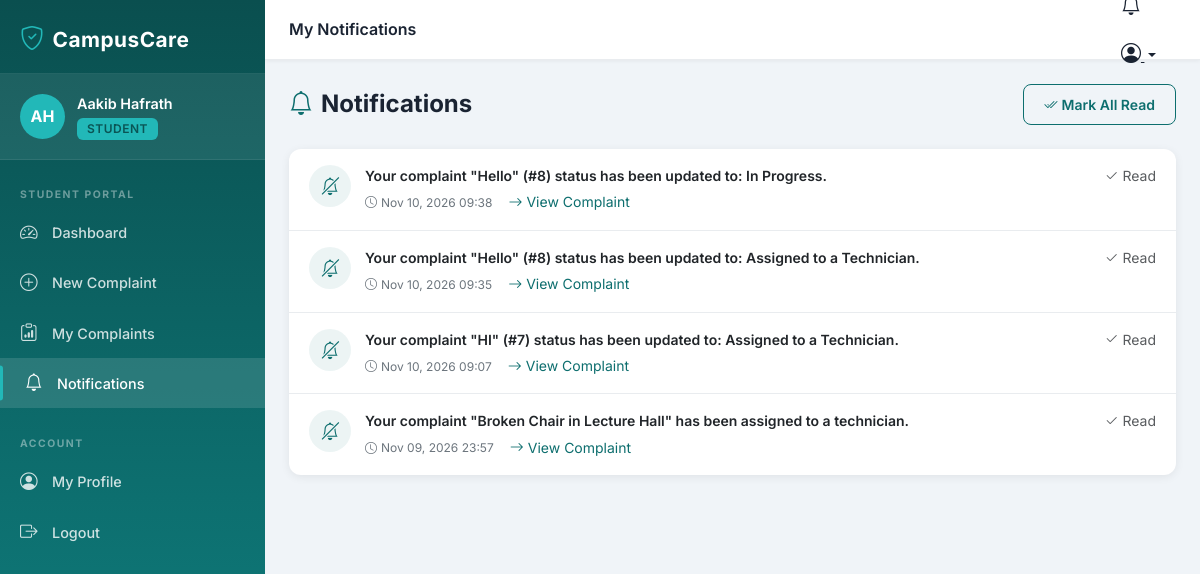
Page /notifications/ (signed in) on the committed database.
### accounts/models.py (models this page shows, shortened)
class User(AbstractUser):
    ROLE_STUDENT = 'student'
    ROLE_ADMIN = 'administrator'
    ROLE_TECHNICIAN = 'technician'
    ROLE_CHOICES = [
        (ROLE_STUDENT, 'Student'),
        (ROLE_ADMIN, 'Administrator'),
        (ROLE_TECHNICIAN, 'Technician'),
    ]
    role = models.CharField(
        max_length=20,
        choices=ROLE_CHOICES,
        default=ROLE_STUDENT
    )
    phone_number = models.CharField(max_length=20, blank=True)
    student_id = models.CharField(max_length=50, blank=True)
    department = models.CharField(max_length=100, blank=True)
    profile_picture = models.ImageField(
        upload_to='profile_pictures/', null=True, blank=True
    )
    created_at = models.DateTimeField(auto_now_add=True)
    updated_at = models.DateTimeField(auto_now=True)
    class Meta:
        db_table = 'accounts_user'
        verbose_name = 'User'
        verbose_name_plural = 'Users'
    @property
    def is_student(self):
        return self.role == self.ROLE_STUDENT
    @property
    def is_administrator(self):
        return self.role == self.ROLE_ADMIN
    @property
    def is_technician(self):
        return self.role == self.ROLE_TECHNICIAN
    def get_role_display_name(self):
        return dict(self.ROLE_CHOICES).get(self.role, 'Unknown')

### notifications/models.py (models this page shows, shortened)
class Notification(models.Model):
    NOTIFICATION_TYPES = [
        ('status_change', 'Status Change'),
        ('assignment', 'Assignment'),
        ('general', 'General'),
    ]
    recipient = models.ForeignKey(
        settings.AUTH_USER_MODEL,
        on_delete=models.CASCADE,
        related_name='notifications'
    )
    complaint = models.ForeignKey(
        'complaints.Complaint',
        on_delete=models.CASCADE,
        related_name='notifications',
        null=True,
        blank=True
    )
    message = models.TextField()
    notification_type = models.CharField(
        max_length=30,
        choices=NOTIFICATION_TYPES,
        default='status_change'
    )
    is_read = models.BooleanField(default=False)
    created_at = models.DateTimeField(auto_now_add=True)
    class Meta:
        db_table = 'notifications_notification'
        ordering = ['-created_at']
        verbose_name = 'Notification'
        verbose_name_plural = 'Notifications'

### notifications/views.py (the view)
# urls.py: path('', views.notification_list, name='list'),
@login_required
def notification_list(request):
    notifications = Notification.objects.filter(
        recipient=request.user
    ).select_related('complaint').order_by('-created_at')
    return render(request, 'notifications/list.html', {
        'notifications': notifications,
        'page_title': 'My Notifications',
    })

### notifications/context_processors.py (called while the page is built)
def unread_notifications_count(request):
    if request.user.is_authenticated:
        from .models import Notification
        count = Notification.objects.filter(
            recipient=request.user,
            is_read=False
        ).count()
        return {'unread_notifications_count': count}
    return {'unread_notifications_count': 0}

### templates/notifications/list.html (shortened to what this page needs)
{% extends 'base.html' %}
{% block nav_notifications %}active{% endblock %}
{% block content %}
<div class="page-header">
  <div class="page-header-title">
    <i class="bi bi-bell me-2 text-primary"></i>Notifications
  </div>
  {% if notifications %}
  <form method="post" action="{% url 'notifications:mark_all_read' %}">
    <button type="submit" class="btn btn-outline-primary btn-sm">
      <i class="bi bi-check2-all me-1"></i>Mark All Read
    </button>
  </form>
  {% endif %}
</div>
<div class="card">
  {% if notifications %}
    {% for notif in notifications %}
    <div class="notification-item {% if not notif.is_read %}unread{% endif %}">
      <div class="notif-icon">
        <i class="bi bi-bell{% if notif.is_read %}-slash{% endif %}"></i>
      </div>
      <div class="flex-grow-1">
        <div class="fw-semibold small">{{ notif.message }}</div>
        <div class="d-flex align-items-center gap-3 mt-1">
          <div class="notif-time"><i class="bi bi-clock me-1"></i>{{ notif.created_at|date:"M d, Y H:i" }}</div>
          {% if notif.complaint %}
          <a href="{% url 'complaints:complaint_detail' notif.complaint.pk %}" class="text-primary small text-decoration-none">
            <i class="bi bi-arrow-right me-1"></i>View Complaint
          </a>
          {% endif %}
        </div>
      </div>
      <div class="d-flex flex-column align-items-end gap-2">
        {% if not notif.is_read %}
          <a href="{% url 'notifications:mark_read' notif.pk %}" class="btn btn-sm btn-outline-primary mark-read-btn">
            <i class="bi bi-check me-1"></i>Mark Read
          </a>
        {% else %}
          <span class="text-muted small"><i class="bi bi-check2 me-1"></i>Read</span>
        {% endif %}
      </div>
    </div>
    {% endfor %}
  {% else %}
    <div class="empty-state">
      <div class="empty-state-icon"><i class="bi bi-bell-slash"></i></div>
      <div class="empty-state-title">No notifications</div>
      <div class="empty-state-text">You'll receive notifications when your complaint status changes.</div>
    </div>
  {% endif %}
</div>
{% endblock %}

### templates/base.html (shortened to what this page needs)
<!DOCTYPE html>
<html lang="en">
<head>
    <link href="https://cdn.jsdelivr.net/npm/bootstrap@5.3.2/dist/css/bootstrap.min.css" rel="stylesheet">
    <link href="https://cdn.jsdelivr.net/npm/bootstrap-icons@1.11.3/font/bootstrap-icons.css" rel="stylesheet">
    <link href="{% load static %}{% static 'css/campuscare.css' %}" rel="stylesheet">
</head>
<body>
{% if user.is_authenticated %}
<div class="sidebar" id="sidebar">
    <div class="sidebar-header">
        <div class="sidebar-brand">
            <i class="bi bi-shield-check me-2"></i>
            <span>CampusCare</span>
        </div>
    </div>
    <div class="sidebar-user">
        <div class="user-avatar">
            {% if user.profile_picture %}
                <img src="{{ user.profile_picture.url }}" alt="Profile" class="rounded-circle" width="45" height="45">
            {% else %}
                <div class="avatar-placeholder">
                    {{ user.first_name|first|upper }}{{ user.last_name|first|upper }}
                </div>
            {% endif %}
        </div>
        <div class="user-info">
            <div class="user-name">{{ user.get_full_name|default:user.username }}</div>
            <div class="user-role badge">{{ user.get_role_display_name }}</div>
        </div>
    </div>
    <nav class="sidebar-nav">
        {% if user.is_student %}
        <div class="nav-section-label">Student Portal</div>
        <a href="{% url 'accounts:student_dashboard' %}" class="nav-item {% block nav_dashboard %}{% endblock %}">
            <i class="bi bi-speedometer2"></i> Dashboard
        </a>
        <a href="{% url 'complaints:submit_complaint' %}" class="nav-item {% block nav_submit %}{% endblock %}">
            <i class="bi bi-plus-circle"></i> New Complaint
        </a>
        <a href="{% url 'complaints:my_complaints' %}" class="nav-item {% block nav_my_complaints %}{% endblock %}">
            <i class="bi bi-clipboard-data"></i> My Complaints
        </a>
        <a href="{% url 'notifications:list' %}" class="nav-item {% block nav_notifications %}{% endblock %}">
            <i class="bi bi-bell"></i> Notifications
        </a>
        {% endif %}
        <div class="nav-section-label mt-3">Account</div>
        <a href="{% url 'accounts:profile' %}" class="nav-item {% block nav_profile %}{% endblock %}">
            <i class="bi bi-person-circle"></i> My Profile
        </a>
        <a href="{% url 'accounts:logout' %}" class="nav-item nav-logout" onclick="return confirm('Are you sure you want to logout?')">
            <i class="bi bi-box-arrow-right"></i> Logout
        </a>
    </nav>
</div>
<div class="main-content">
    <div class="topbar">
        <div class="topbar-title">
            {% block page_header %}{{ page_title|default:"CampusCare" }}{% endblock %}
        </div>
        <div class="topbar-actions">
            {% if user.is_student %}
            <a href="{% url 'notifications:list' %}" class="btn btn-link position-relative topbar-icon">
                <i class="bi bi-bell fs-5"></i>
            </a>
            {% endif %}
            <div class="dropdown">
                <button class="btn btn-link topbar-icon dropdown-toggle" data-bs-toggle="dropdown">
                    <i class="bi bi-person-circle fs-5"></i>
                </button>
            </div>
        </div>
    </div>
    <div class="page-content">
        {% block content %}{% endblock %}
    </div>
</div>
{% endif %}
<script src="{% load static %}{% static 'js/campuscare.js' %}"></script>
</body>
</html>

### rows in the picture
User: first_name|first "A", last_name|first "H", get_full_name "Aakib Hafrath", get_role_display_name "STUDENT"
Notification: is_read True (drawn), message "Your complaint \"Hello\" (#8) status has been updated to: In Progress.", created_at "Nov 10, 2026 09:38", shows "View Complaint"
Notification: is_read True (drawn), message "Your complaint \"Hello\" (#8) status has been updated to: Assigned to a Technician.", created_at "Nov 10, 2026 09:35", shows "View Complaint"
Notification: is_read True (drawn), message "Your complaint \"HI\" (#7) status has been updated to: Assigned to a Technician.", created_at "Nov 10, 2026 09:07", shows "View Complaint"
Notification: is_read True (drawn), message "Your complaint \"Broken Chair in Lecture Hall\" has been assigned to a technician.", created_at "Nov 09, 2026 23:57", shows "View Complaint"

### other values in the picture
{{ page_title|default:"CampusCare" }} "My Notifications"
